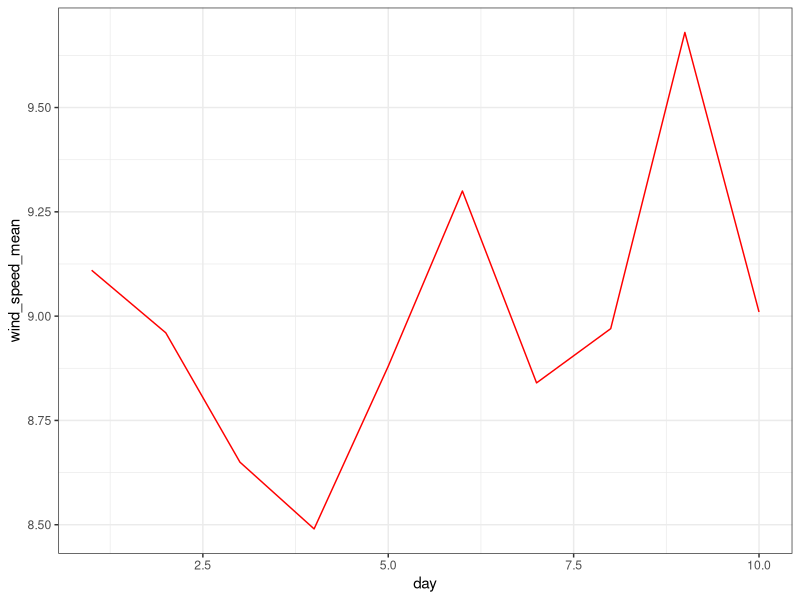
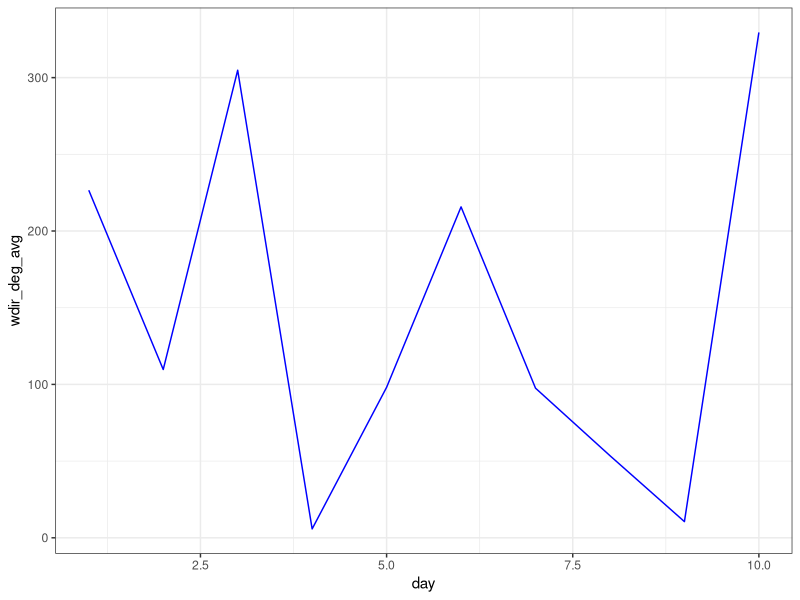

These figures' R source, in order:
#' ---
#' title: "Vector averaging degrees of wind direction"
#' author: "Beau Larkin"
#' date: "2021-03-05"
#' output: github_document
#' ---

#' # Description
#' Wind direction is usually reported in degrees, which presents a problem for calculating averages. 
#' If the wind direction for a give time period varied bewteen 340 and 20 degrees, the average direction
#' near north, but taking the average of 340 and 20 equals 180, or south. To produce a meaningful average
#' of wind direction, we must use vector functions to decompose degrees into longitudinal and latitudinal 
#' dimensions, calculate the average (and/or a measure of variability), and recombine them to report the 
#' result in degrees. 
#' 
#' Simply calculating the vector average of wind direction will result in an incomplete average, however.
#' We will also take into account the wind speed, which acts as a weight on direction. For example, if 
#' the wind blows gently from the east for half of a day, and strongly from the north for half of the day,
#' we would expect the average to be closer to north than to east. 
#' 
#' ## Citation
#' This example and script was adapted from 
#' [Grange, S.K. (2014). Technical note : Averaging wind speeds and directions, 1–12](https://www.researchgate.net/publication/262766424_Technical_note_Averaging_wind_speeds_and_directions)
#' 
#' # Load necessary tools
library(knitr)
library(tidyverse)

#' # Create data to motivate example
#' ## Wind directions
#' We will be working with data obtained via API from [Davis Instruments Weatherlink](https://www.davisinstruments.com/weatherlink-cloud/).
#' Our API returns wind direction data that are binned into 16 compass directions, and the compass directions are represented 
#' either as text or as an integer in c(0, 15). Translating these stored variables into degrees will require translation. Note: we need to find out 
#' whether the mapping used by Davis follows the following schema before implementing this script with real data.  

wind_dir <-
  data.frame(
    wdir_integer = c(0:15),
    wdir_text = c("N", "NNE", "NE", "ENE", "E", "ESE", "SE", "SSE", "S", "SSW", "SW", "WSW", "W", "WNW", "NW", "NNW"),
    wdir_degree = c(22.5 * c(0:15))
  )

#' ### Wind direction data translation
#+ wind_direction_codes
wind_dir %>% kable()

#' ### Example weather data
#' Data used in this example includes 1000 rows, split into ten "days" with 100 values for each day.
#' Wind speed is sampled from an integer vector and for this example is unitless. The wind direction
#' data are sampled from the `wind_dir` data frame.

weather_data <-
  data.frame(
    day = rep(1:10, each = 100),
    wind_speed = sample(0:18, size = 1000, replace = TRUE),
    slice_sample(wind_dir, n = 1000, replace = TRUE)
  ) %>%
  glimpse()

#' ### Vector averaging and results
#' New variables are added here to the source data frame. The variables `wdir_u` and `wdir_v` comprise the latitudinal
#' and longitudinal components of the wind direction vector. 
#' 
#' In all summary functions, `na.rm = TRUE` is set because it is almost a given in real weather data that NA
#' or NULL values will be reported. 

## Calculate the u and v wind components, add as new variables in data frame
weather_data$wdir_u <- -weather_data$wind_speed * sin(2 * pi * weather_data$wdir_degree / 360)
weather_data$wdir_v <- -weather_data$wind_speed * cos(2 * pi * weather_data$wdir_degree / 360)
weather_data %>% glimpse()

## Calculate the average of wind vectors, grouped by time (in this case, "day")
weather_summary <-
  weather_data %>%
  group_by(day) %>%
  summarize(
    wind_speed_mean = mean(wind_speed, na.rm = TRUE),
    wdir_u_mean = mean(wdir_u, na.rm = TRUE),
    wdir_v_mean = mean(wdir_v, na.rm = TRUE),
    wdir_deg_avg = (atan2(wdir_u_mean, wdir_v_mean) * 360 / 2 / pi) + 180,
    .groups = "drop"
  )
weather_summary %>% kable()

#' It is possible to calculate the standard deviation of wind speed and wind direction, 
#' but implementing this will take additional work. Applying standard deviations to wind 
#' direction mean that the y axis in figures will extend above 360 and below 0, which seems
#' inappropriate. For wind speed, we also will be able to display max and min wind speed, if desired,
#' alleviating the need for a measure of variability. 
#' 
#' #### For information on the standard deviation of wind directions, see:
#' * Wikipedia [page](https://en.wikipedia.org/wiki/Yamartino_method) on the Yamartino method 
#' * *On the Algorithms Used to Compute the Standard Deviation of Wind Direction*, [Farrugia et al. 2009](https://journals.ametsoc.org/view/journals/apme/48/10/2009jamc2050.1.xml)
#' 
#' ### Graphical display
#' This figure is laughably simple with only ten days included, but it's representative 
#' of what wind speed and direction displays often look like. 

#+ Average wind speed
weather_summary %>% 
  ggplot(aes(x = day, y = wind_speed_mean)) +
  geom_line(color = "red") +
  theme_bw()
#+ Average wind direction
weather_summary %>% 
  ggplot(aes(x = day, y = wdir_deg_avg)) +
  geom_line(color = "blue") +
  theme_bw()

#' ### Proof of concept
#' Let's make sure that this works with wind directions that should average to north.
dir_vec <- c(310, 340, 355, 5, 15, 20)
sp_vec = sample(2:7)
u <- -sp_vec * sin(2 * pi * dir_vec / 360)
v <- -sp_vec * cos(2 * pi * dir_vec / 360)

#' The result should be close to 360 and not close to the average of `dir_vec`
## Result of vector averaging:
(atan2(mean(u), mean(v)) * 360 / 2 / pi) + 180
## Arithmetic mean of vector:
mean(dir_vec)


#' ### Code simplification
#' The code here could easily be streamlined into a unified block, but for implementation of this
#' in our weather application, this script must be adapted to SQL, so for now it's best to leave it like
#' it is. 